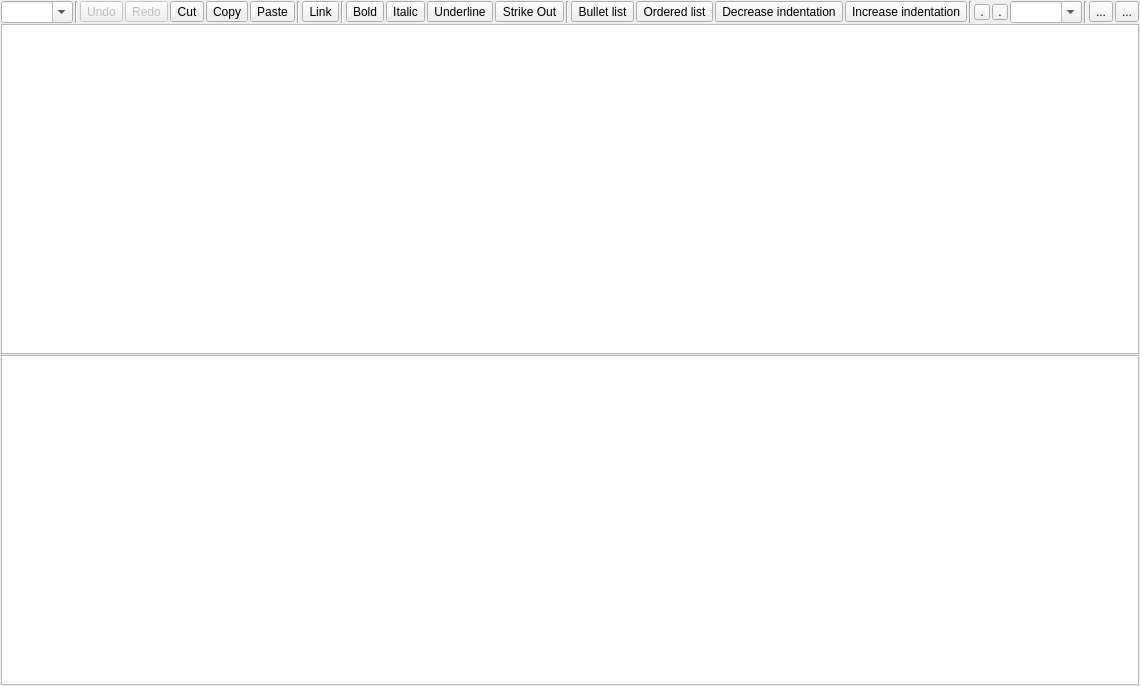
<?xml version="1.0" encoding="UTF-8"?>
<ui version="4.0">
 <class>MRichTextEdit</class>
 <widget class="QWidget" name="MRichTextEdit">
  <property name="geometry">
   <rect>
    <x>0</x>
    <y>0</y>
    <width>891</width>
    <height>686</height>
   </rect>
  </property>
  <property name="windowTitle">
   <string notr="true"/>
  </property>
  <layout class="QVBoxLayout" name="verticalLayout">
   <property name="spacing">
    <number>1</number>
   </property>
   <property name="leftMargin">
    <number>1</number>
   </property>
   <property name="topMargin">
    <number>1</number>
   </property>
   <property name="rightMargin">
    <number>1</number>
   </property>
   <property name="bottomMargin">
    <number>1</number>
   </property>
   <item>
    <widget class="QWidget" name="f_toolbar" native="true">
     <layout class="QHBoxLayout" name="horizontalLayout">
      <property name="spacing">
       <number>2</number>
      </property>
      <property name="leftMargin">
       <number>0</number>
      </property>
      <property name="topMargin">
       <number>0</number>
      </property>
      <property name="rightMargin">
       <number>0</number>
      </property>
      <property name="bottomMargin">
       <number>0</number>
      </property>
      <item>
       <widget class="QComboBox" name="f_paragraph">
        <property name="focusPolicy">
         <enum>Qt::ClickFocus</enum>
        </property>
        <property name="toolTip">
         <string>Paragraph formatting</string>
        </property>
        <property name="editable">
         <bool>true</bool>
        </property>
       </widget>
      </item>
      <item>
       <widget class="Line" name="line_4">
        <property name="orientation">
         <enum>Qt::Vertical</enum>
        </property>
       </widget>
      </item>
      <item>
       <widget class="QToolButton" name="f_undo">
        <property name="enabled">
         <bool>false</bool>
        </property>
        <property name="focusPolicy">
         <enum>Qt::ClickFocus</enum>
        </property>
        <property name="toolTip">
         <string>Undo (CTRL+Z)</string>
        </property>
        <property name="text">
         <string>Undo</string>
        </property>
        <property name="icon">
         <iconset theme="edit-undo">
          <normaloff>.</normaloff>.</iconset>
        </property>
        <property name="iconSize">
         <size>
          <width>16</width>
          <height>16</height>
         </size>
        </property>
       </widget>
      </item>
      <item>
       <widget class="QToolButton" name="f_redo">
        <property name="enabled">
         <bool>false</bool>
        </property>
        <property name="focusPolicy">
         <enum>Qt::ClickFocus</enum>
        </property>
        <property name="toolTip">
         <string>Redo</string>
        </property>
        <property name="text">
         <string>Redo</string>
        </property>
        <property name="icon">
         <iconset theme="edit-redo">
          <normaloff>.</normaloff>.</iconset>
        </property>
        <property name="iconSize">
         <size>
          <width>16</width>
          <height>16</height>
         </size>
        </property>
       </widget>
      </item>
      <item>
       <widget class="QToolButton" name="f_cut">
        <property name="focusPolicy">
         <enum>Qt::ClickFocus</enum>
        </property>
        <property name="toolTip">
         <string>Cut (CTRL+X)</string>
        </property>
        <property name="text">
         <string>Cut</string>
        </property>
        <property name="icon">
         <iconset theme="edit-cut">
          <normaloff>.</normaloff>.</iconset>
        </property>
        <property name="iconSize">
         <size>
          <width>16</width>
          <height>16</height>
         </size>
        </property>
       </widget>
      </item>
      <item>
       <widget class="QToolButton" name="f_copy">
        <property name="focusPolicy">
         <enum>Qt::ClickFocus</enum>
        </property>
        <property name="toolTip">
         <string>Copy (CTRL+C)</string>
        </property>
        <property name="text">
         <string>Copy</string>
        </property>
        <property name="icon">
         <iconset theme="edit-copy">
          <normaloff>.</normaloff>.</iconset>
        </property>
        <property name="iconSize">
         <size>
          <width>16</width>
          <height>16</height>
         </size>
        </property>
       </widget>
      </item>
      <item>
       <widget class="QToolButton" name="f_paste">
        <property name="focusPolicy">
         <enum>Qt::ClickFocus</enum>
        </property>
        <property name="toolTip">
         <string>Paste (CTRL+V)</string>
        </property>
        <property name="text">
         <string>Paste</string>
        </property>
        <property name="icon">
         <iconset theme="edit-paste">
          <normaloff>.</normaloff>.</iconset>
        </property>
        <property name="iconSize">
         <size>
          <width>16</width>
          <height>16</height>
         </size>
        </property>
       </widget>
      </item>
      <item>
       <widget class="Line" name="line">
        <property name="orientation">
         <enum>Qt::Vertical</enum>
        </property>
       </widget>
      </item>
      <item>
       <widget class="QToolButton" name="f_link">
        <property name="focusPolicy">
         <enum>Qt::ClickFocus</enum>
        </property>
        <property name="toolTip">
         <string>Link (CTRL+L)</string>
        </property>
        <property name="text">
         <string>Link</string>
        </property>
        <property name="icon">
         <iconset theme="applications-internet">
          <normaloff>.</normaloff>.</iconset>
        </property>
        <property name="iconSize">
         <size>
          <width>16</width>
          <height>16</height>
         </size>
        </property>
        <property name="checkable">
         <bool>true</bool>
        </property>
       </widget>
      </item>
      <item>
       <widget class="Line" name="line_3">
        <property name="orientation">
         <enum>Qt::Vertical</enum>
        </property>
       </widget>
      </item>
      <item>
       <widget class="QToolButton" name="f_bold">
        <property name="focusPolicy">
         <enum>Qt::ClickFocus</enum>
        </property>
        <property name="toolTip">
         <string notr="true">Bold (CTRL+B)</string>
        </property>
        <property name="text">
         <string>Bold</string>
        </property>
        <property name="icon">
         <iconset theme="format-text-bold">
          <normaloff>.</normaloff>.</iconset>
        </property>
        <property name="iconSize">
         <size>
          <width>16</width>
          <height>16</height>
         </size>
        </property>
        <property name="checkable">
         <bool>true</bool>
        </property>
       </widget>
      </item>
      <item>
       <widget class="QToolButton" name="f_italic">
        <property name="focusPolicy">
         <enum>Qt::ClickFocus</enum>
        </property>
        <property name="toolTip">
         <string>Italic (CTRL+I)</string>
        </property>
        <property name="text">
         <string>Italic</string>
        </property>
        <property name="icon">
         <iconset theme="format-text-italic">
          <normaloff>.</normaloff>.</iconset>
        </property>
        <property name="iconSize">
         <size>
          <width>16</width>
          <height>16</height>
         </size>
        </property>
        <property name="checkable">
         <bool>true</bool>
        </property>
       </widget>
      </item>
      <item>
       <widget class="QToolButton" name="f_underline">
        <property name="focusPolicy">
         <enum>Qt::ClickFocus</enum>
        </property>
        <property name="toolTip">
         <string>Underline (CTRL+U)</string>
        </property>
        <property name="text">
         <string>Underline</string>
        </property>
        <property name="icon">
         <iconset theme="format-text-underline">
          <normaloff>.</normaloff>.</iconset>
        </property>
        <property name="iconSize">
         <size>
          <width>16</width>
          <height>16</height>
         </size>
        </property>
        <property name="checkable">
         <bool>true</bool>
        </property>
       </widget>
      </item>
      <item>
       <widget class="QToolButton" name="f_strikeout">
        <property name="text">
         <string>Strike Out</string>
        </property>
        <property name="checkable">
         <bool>true</bool>
        </property>
       </widget>
      </item>
      <item>
       <widget class="Line" name="line_5">
        <property name="orientation">
         <enum>Qt::Vertical</enum>
        </property>
       </widget>
      </item>
      <item>
       <widget class="QToolButton" name="f_list_bullet">
        <property name="focusPolicy">
         <enum>Qt::ClickFocus</enum>
        </property>
        <property name="toolTip">
         <string>Bullet list (CTRL+-)</string>
        </property>
        <property name="text">
         <string>Bullet list</string>
        </property>
        <property name="iconSize">
         <size>
          <width>16</width>
          <height>16</height>
         </size>
        </property>
        <property name="checkable">
         <bool>true</bool>
        </property>
       </widget>
      </item>
      <item>
       <widget class="QToolButton" name="f_list_ordered">
        <property name="focusPolicy">
         <enum>Qt::ClickFocus</enum>
        </property>
        <property name="toolTip">
         <string>Ordered list (CTRL+=)</string>
        </property>
        <property name="text">
         <string>Ordered list</string>
        </property>
        <property name="iconSize">
         <size>
          <width>16</width>
          <height>16</height>
         </size>
        </property>
        <property name="checkable">
         <bool>true</bool>
        </property>
       </widget>
      </item>
      <item>
       <widget class="QToolButton" name="f_indent_dec">
        <property name="focusPolicy">
         <enum>Qt::ClickFocus</enum>
        </property>
        <property name="toolTip">
         <string>Decrease indentation (CTRL+,)</string>
        </property>
        <property name="text">
         <string>Decrease indentation</string>
        </property>
        <property name="icon">
         <iconset theme="format-indent-less">
          <normaloff>.</normaloff>.</iconset>
        </property>
        <property name="iconSize">
         <size>
          <width>16</width>
          <height>16</height>
         </size>
        </property>
       </widget>
      </item>
      <item>
       <widget class="QToolButton" name="f_indent_inc">
        <property name="focusPolicy">
         <enum>Qt::ClickFocus</enum>
        </property>
        <property name="toolTip">
         <string>Increase indentation (CTRL+.)</string>
        </property>
        <property name="text">
         <string>Increase indentation</string>
        </property>
        <property name="icon">
         <iconset theme="format-indent-more">
          <normaloff>.</normaloff>.</iconset>
        </property>
        <property name="iconSize">
         <size>
          <width>16</width>
          <height>16</height>
         </size>
        </property>
       </widget>
      </item>
      <item>
       <widget class="Line" name="line_2">
        <property name="orientation">
         <enum>Qt::Vertical</enum>
        </property>
       </widget>
      </item>
      <item>
       <widget class="QToolButton" name="f_fgcolor">
        <property name="minimumSize">
         <size>
          <width>16</width>
          <height>16</height>
         </size>
        </property>
        <property name="maximumSize">
         <size>
          <width>16</width>
          <height>16</height>
         </size>
        </property>
        <property name="focusPolicy">
         <enum>Qt::ClickFocus</enum>
        </property>
        <property name="toolTip">
         <string>Text foreground color</string>
        </property>
        <property name="text">
         <string>.</string>
        </property>
        <property name="iconSize">
         <size>
          <width>16</width>
          <height>16</height>
         </size>
        </property>
       </widget>
      </item>
      <item>
       <widget class="QToolButton" name="f_bgcolor">
        <property name="minimumSize">
         <size>
          <width>16</width>
          <height>16</height>
         </size>
        </property>
        <property name="maximumSize">
         <size>
          <width>16</width>
          <height>16</height>
         </size>
        </property>
        <property name="focusPolicy">
         <enum>Qt::ClickFocus</enum>
        </property>
        <property name="toolTip">
         <string>Text background color</string>
        </property>
        <property name="text">
         <string>.</string>
        </property>
        <property name="iconSize">
         <size>
          <width>16</width>
          <height>16</height>
         </size>
        </property>
       </widget>
      </item>
      <item>
       <widget class="QComboBox" name="f_fontsize">
        <property name="focusPolicy">
         <enum>Qt::ClickFocus</enum>
        </property>
        <property name="toolTip">
         <string>Font size</string>
        </property>
        <property name="editable">
         <bool>true</bool>
        </property>
       </widget>
      </item>
      <item>
       <widget class="Line" name="line_6">
        <property name="orientation">
         <enum>Qt::Vertical</enum>
        </property>
       </widget>
      </item>
      <item>
       <widget class="QToolButton" name="f_image">
        <property name="text">
         <string notr="true">...</string>
        </property>
       </widget>
      </item>
      <item>
       <spacer name="horizontalSpacer">
        <property name="orientation">
         <enum>Qt::Horizontal</enum>
        </property>
        <property name="sizeHint" stdset="0">
         <size>
          <width>40</width>
          <height>20</height>
         </size>
        </property>
       </spacer>
      </item>
      <item>
       <widget class="QToolButton" name="f_menu">
        <property name="text">
         <string>...</string>
        </property>
       </widget>
      </item>
     </layout>
     <zorder>f_paragraph</zorder>
     <zorder>line_4</zorder>
     <zorder>f_undo</zorder>
     <zorder>f_redo</zorder>
     <zorder>f_cut</zorder>
     <zorder>f_copy</zorder>
     <zorder>f_paste</zorder>
     <zorder>line</zorder>
     <zorder>f_link</zorder>
     <zorder>line_3</zorder>
     <zorder>f_italic</zorder>
     <zorder>f_underline</zorder>
     <zorder>line_2</zorder>
     <zorder>f_fontsize</zorder>
     <zorder>line_5</zorder>
     <zorder>f_list_bullet</zorder>
     <zorder>f_list_ordered</zorder>
     <zorder>f_indent_dec</zorder>
     <zorder>f_indent_inc</zorder>
     <zorder>f_bold</zorder>
     <zorder>f_bgcolor</zorder>
     <zorder>f_strikeout</zorder>
     <zorder>f_image</zorder>
     <zorder>line_6</zorder>
     <zorder>f_menu</zorder>
     <zorder>f_fgcolor</zorder>
    </widget>
   </item>
   <item>
    <widget class="QTextBrowser" name="textBrowser"/>
   </item>
   <item>
    <widget class="MTextEdit" name="f_textedit">
     <property name="autoFormatting">
      <set>QTextEdit::AutoNone</set>
     </property>
     <property name="tabChangesFocus">
      <bool>true</bool>
     </property>
    </widget>
   </item>
  </layout>
 </widget>
 <customwidgets>
  <customwidget>
   <class>MTextEdit</class>
   <extends>QTextEdit</extends>
   <header>mtextedit.h</header>
  </customwidget>
 </customwidgets>
 <tabstops>
  <tabstop>f_textedit</tabstop>
  <tabstop>f_strikeout</tabstop>
  <tabstop>f_image</tabstop>
  <tabstop>f_menu</tabstop>
 </tabstops>
 <resources/>
 <connections/>
</ui>
